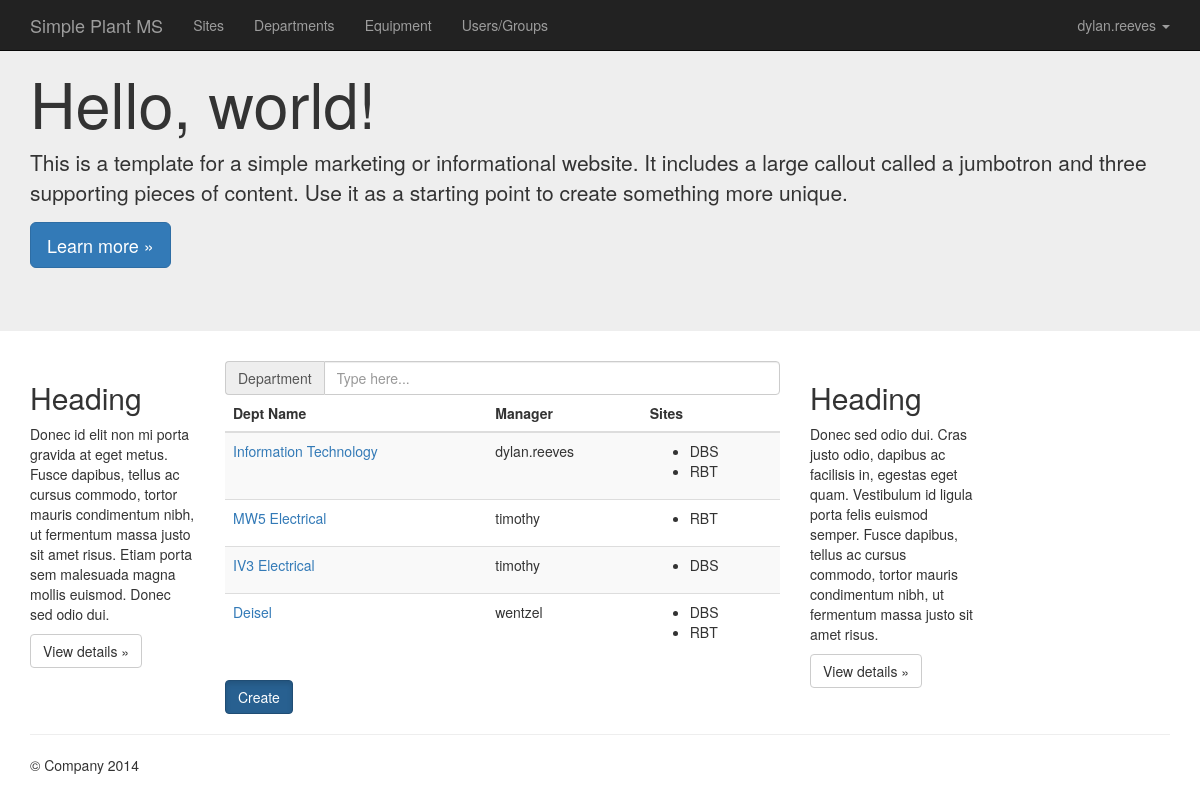
The app's page /departments/ (signed in) with its own data.
### departments/models.py (models this page shows, shortened)
class department(AuthStampedModel, TimeStampedModel):
    name = models.CharField(max_length=100)
    manager = models.ForeignKey(User)
    sites = models.ManyToManyField(site)

### sites/models.py (models this page shows, shortened)
class site(AuthStampedModel, TimeStampedModel):
    name = models.CharField(max_length=100)
    manager = models.ForeignKey(User)
    reportGroup = models.ForeignKey(Group)

### departments/views.py (the view)
class IndexView(generic.ListView):
    model = department
    template_name = 'departments/index.html'
    context_object_name = 'department_list'
    def get_context_data(self, **kwargs):
        context = super(IndexView, self).get_context_data(**kwargs)
        context['all_sites'] = site.objects.values_list('name', flat=True)
        return context
    @method_decorator(user_passes_test(is_in_multiple_groups, login_url='/accounts/denied/'))
    def dispatch(self, *args, **kwargs):
        return super(IndexView, self).dispatch(*args, **kwargs)

### departments/views.py (called while the page is built)
def is_in_multiple_groups(user):
    return user.groups.filter(name__in=['superadmin', 'siteadmin', 'departmentmanager']).exists()

### departments/templates/departments/index.html
{% extends "departments/base.html" %}
{% block content %}
<div class="input-group"> <span class="input-group-addon">Department</span>
    <input id="search" type="text" class="form-control" placeholder="Type here...">
</div>
<table id='depttable' class="table table-striped">
  <thead>
    <th>Dept Name</th>
    <th>Manager</th>
    <th>Sites</th>
  </thead>
  <tbody>
    {% for dept in department_list %}
      <tr class="searchable">
        <td><a href="/departments/{{ dept.id }}">{{ dept.name }}</a></td>
        <td>{{ dept.manager }}</td>
        <td>
          <ul>
          {% for site in dept.sites.all %}
            <li>{{ site.name }}</li>
          {% endfor %}
        </ul>
        </td>
      </tr>
    {% endfor %}
  </tbody>
</table>
<a href="/departments/create/" class="btn btn-primary active" role="button">Create</a>
{% endblock %}

### departments/templates/departments/base.html (shortened to what this page needs)
{% load staticfiles %}
<!DOCTYPE html>
<html lang="en">
  <head>
    <link href="/static/css/bootstrap.min.css" rel="stylesheet">
  </head>
  <body>
    <nav class="navbar navbar-inverse navbar-fixed-top">
      <div class="container">
        <div class="navbar-header">
          <a class="navbar-brand" href="#">Simple Plant MS</a>
        </div>
        <div id="navbar" class="navbar-collapse collapse">
          {% for group in user.groups.all %}
          {% if group.name == 'superadmin' %}
          <ul class="nav navbar-nav">
               <li><a href="/sites/">Sites</a></li>
               <li><a href="/departments/">Departments</a></li>
               <li><a href="/equipment/">Equipment</a></li>
               <li><a href="/profiles/">Users/Groups</a></li>
          </ul>
          {% endif %}
          {% endfor %}
          <ul class="nav navbar-nav navbar-right">
            <li class="dropdown">
              <a href="#" class="dropdown-toggle" data-toggle="dropdown" role="button" aria-haspopup="true" aria-expanded="false">{{ user }} <span class="caret"></span></a>
            </ul>
        </div>
      </div>
    </nav>
    <div class="jumbotron">
      <div class="container">
        <h1>Hello, world!</h1>
        <p>This is a template for a simple marketing or informational website. It includes a large callout called a jumbotron and three supporting pieces of content. Use it as a starting point to create something more unique.</p>
        <p><a class="btn btn-primary btn-lg" href="#" role="button">Learn more &raquo;</a></p>
      </div>
    </div>
    <div class="container">
      <div class="row">
        <div class="col-md-2">
          <h2>Heading</h2>
          <p>Donec id elit non mi porta gravida at eget metus. Fusce dapibus, tellus ac cursus commodo, tortor mauris condimentum nibh, ut fermentum massa justo sit amet risus. Etiam porta sem malesuada magna mollis euismod. Donec sed odio dui. </p>
          <p><a class="btn btn-default" href="#" role="button">View details &raquo;</a></p>
        </div>
        <div class="col-md-6">
          {% block content %} {% endblock %}
        </div>
        <div class="col-md-2">
          <h2>Heading</h2>
          <p>Donec sed odio dui. Cras justo odio, dapibus ac facilisis in, egestas eget quam. Vestibulum id ligula porta felis euismod semper. Fusce dapibus, tellus ac cursus commodo, tortor mauris condimentum nibh, ut fermentum massa justo sit amet risus.</p>
          <p><a class="btn btn-default" href="#" role="button">View details &raquo;</a></p>
        </div>
      </div>
      <hr>
      <footer>
        <p>&copy; Company 2014</p>
      </footer>
    </div>
  </body>
</html>

### records on screen
department: name "Information Technology", manager "dylan.reeves"
site: name "DBS"
site: name "RBT"
department: name "MW5 Electrical", manager "timothy"
department: name "IV3 Electrical", manager "timothy"
department: name "Deisel", manager "wentzel"

### other values on screen
{{ user }} "dylan.reeves"
